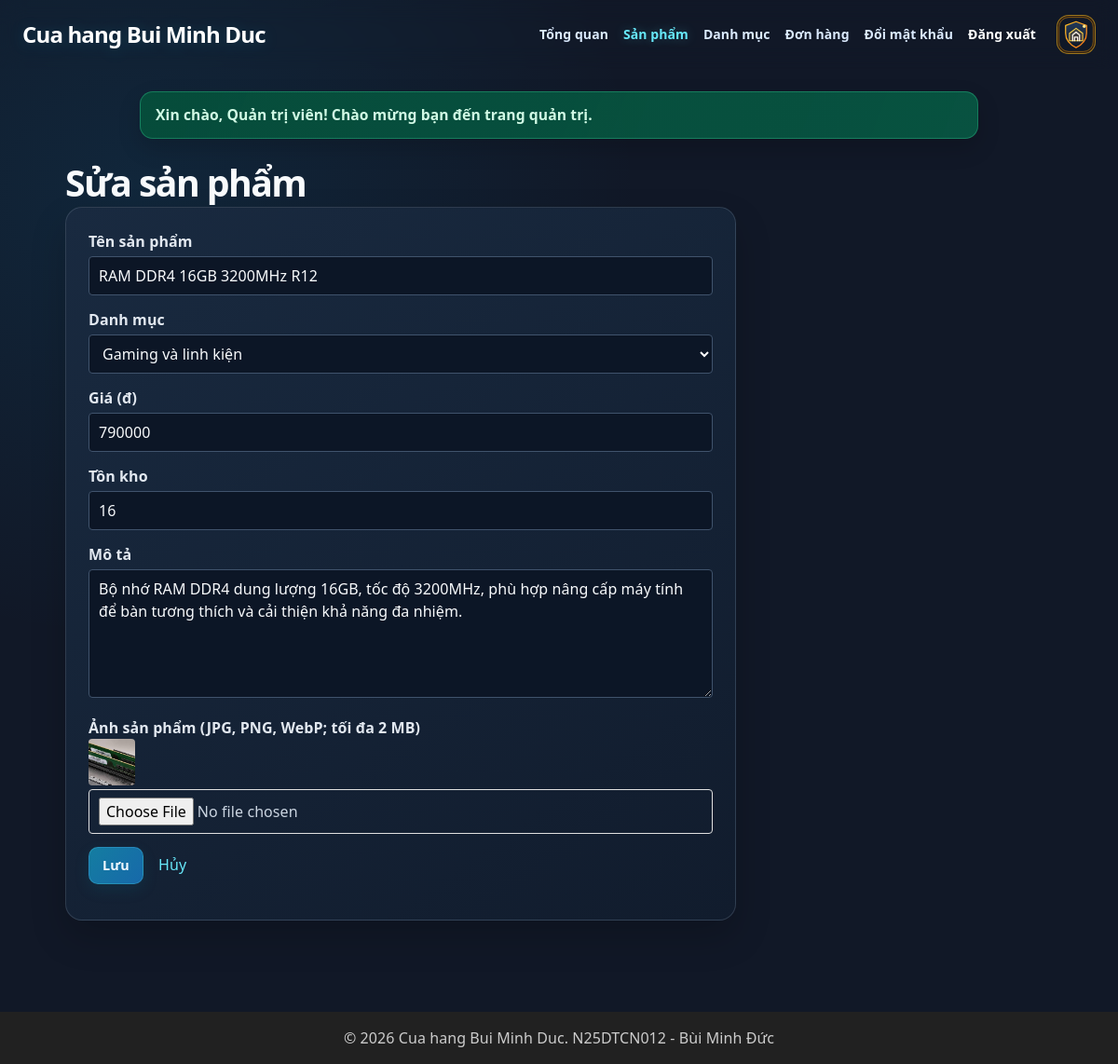
The app's page /admin/product-form.php?id=12 (signed in) with its own data.
### tables this page shows
CREATE TABLE products (
    id          INT UNSIGNED AUTO_INCREMENT PRIMARY KEY,
    category_id INT UNSIGNED NOT NULL,
    name        VARCHAR(200) NOT NULL,
    price       INT UNSIGNED NOT NULL,
    description TEXT,
    image       VARCHAR(255) NOT NULL DEFAULT 'images/sp01.jpg',
    stock       INT UNSIGNED NOT NULL DEFAULT 0,
    created_at  DATETIME NOT NULL DEFAULT CURRENT_TIMESTAMP,
    FOREIGN KEY (category_id) REFERENCES categories (id)
);

CREATE TABLE categories (
    id   INT UNSIGNED AUTO_INCREMENT PRIMARY KEY,
    name VARCHAR(100) NOT NULL
);

### includes/functions.php (called while the page is built, shortened)
<?php
function e($value)
{
    return htmlspecialchars((string) $value, ENT_QUOTES, 'UTF-8');
}
function url($path = '')
{
    return BASE_URL . ltrim($path, '/');
}

### admin/product-form.php (the view, shortened to what this page needs)
<?php
require __DIR__ . '/../includes/init.php';
$id = (int) ($_GET['id'] ?? 0);
$product = [
    'category_id' => 0,
    'name'        => '',
    'price'       => '',
    'stock'       => '',
    'description' => '',
    'image'       => 'images/sp01.jpg',
];
if ($id > 0) {
    $stmt = $pdo->prepare('SELECT * FROM products WHERE id = ?');
    $stmt->execute([$id]);
    $product = $stmt->fetch();
}
$categories = $pdo->query('SELECT id, name FROM categories ORDER BY id')->fetchAll();
$pageTitle = $id > 0 ? 'Sửa sản phẩm' : 'Thêm sản phẩm';
$action = 'admin/product-form.php' . ($id > 0 ? '?id=' . $id : '');
require __DIR__ . '/../includes/header.php';
?>
<section class="admin-page admin-edit-page">
<h2><?= $pageTitle ?></h2>
<form action="<?= url($action) ?>" method="post" enctype="multipart/form-data" class="form admin-form">
    <p>
        <label for="name">Tên sản phẩm</label><br>
        <input type="text" id="name" name="name" value="<?= e($product['name']) ?>" required>
    </p>
    <p>
        <label for="category_id">Danh mục</label><br>
        <select id="category_id" name="category_id" required>
            <?php foreach ($categories as $category): ?>
                <option value="<?= $category['id'] ?>"
                    <?= $category['id'] === $product['category_id'] ? 'selected' : '' ?>>
                    <?= e($category['name']) ?>
                </option>
            <?php endforeach; ?>
        </select>
    </p>
    <p>
        <label for="price">Giá (đ)</label><br>
        <input type="number" id="price" name="price" value="<?= e($product['price']) ?>" min="1000" step="1000" required>
    </p>
    <p>
        <label for="stock">Tồn kho</label><br>
        <input type="number" id="stock" name="stock" value="<?= e($product['stock']) ?>" min="0" required>
    </p>
    <p>
        <label for="description">Mô tả</label><br>
        <textarea id="description" name="description" rows="5"><?= e($product['description']) ?></textarea>
    </p>
    <p>
        <label for="image">Ảnh sản phẩm (JPG, PNG, WebP; tối đa 2 MB)</label><br>
        <img src="<?= url($product['image']) ?>" alt="" class="thumb">
        <input type="file" id="image" name="image" accept="image/jpeg,image/png,image/webp">
    </p>
    <p>
        <button type="submit" class="btn">Lưu</button>
        <a href="<?= url('admin/product.php') ?>">Hủy</a>
    </p>
</form>
</section>
<?php require __DIR__ . '/../includes/footer.php'; ?>

### records on screen
products: name "RAM DDR4 16GB 3200MHz R12", category_id "Gaming và linh kiện", price "790000", stock "16", description "Bộ nhớ RAM DDR4 dung lượng 16GB, tốc độ 3200MHz, phù hợp nâng cấp máy tính để bàn tương thích và cải thiện khả năng đa nhiệm.", image (picture)

### other values on screen
APP_NAME "Cua hang Bui Minh Duc"
$flash['message'] "Xin chào, Quản trị viên! Chào mừng bạn đến trang quản trị."
$pageTitle "Sửa sản phẩm"
